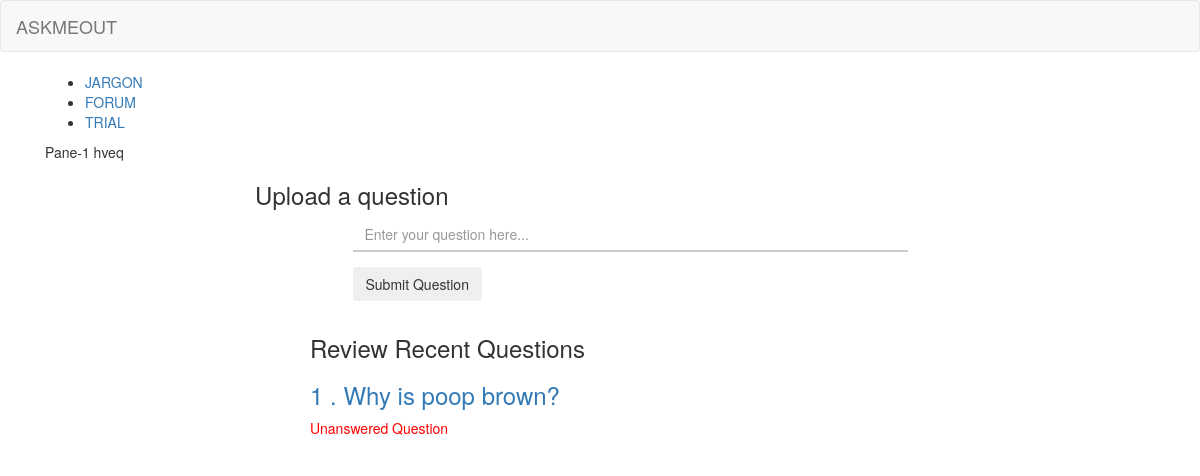
Before: /forum/ with the older database file.
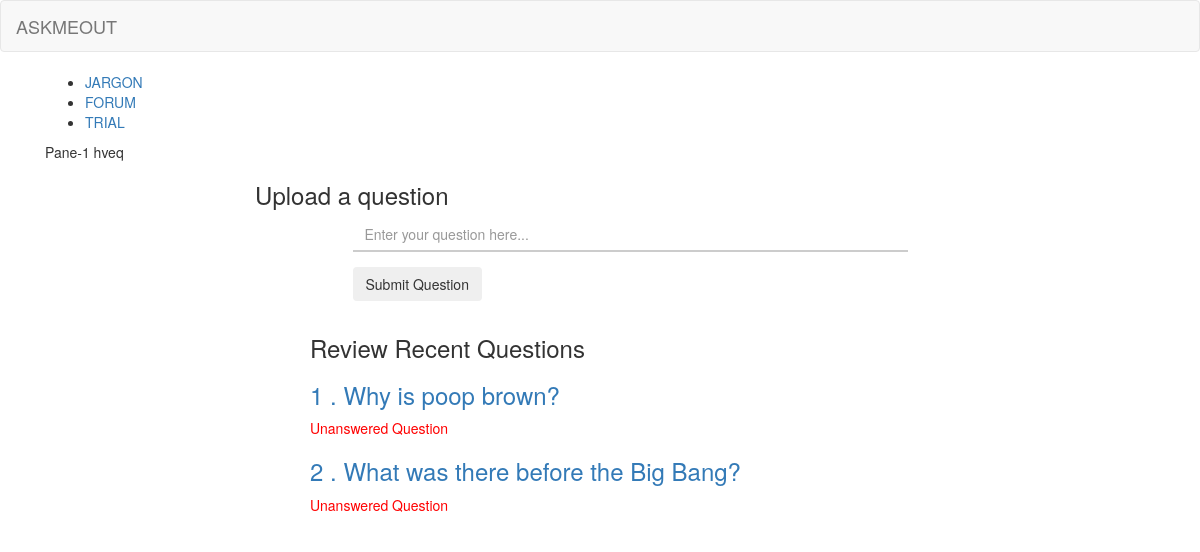
After: the same page with the newer database file.
### app/models.py (models this page shows)
class Question(models.Model):
	name = models.TextField(max_length = 500)
	uid = models.CharField(max_length=500)
	qid=models.IntegerField(primary_key=True)
	boolValue = models.BooleanField(default=False)

### app/views.py (the view)
# urls.py: url(r'^forum/', views.forum),
def forum(request):
    questions = Question.objects.all()
    return render(request, 'forum.html',{'questions':questions})

### app/templates/forum.html (shortened to what this page needs)
{% extends 'base.html' %}
{% block content %}
<ul class="mui-tabs__bar mui-tabs__bar--justified">
  <li><a a href="/jargon" data-mui-toggle="tab" data-mui-controls="pane-justified-1">JARGON</a></li>
  <li class="mui--is-active"><a a href="/forum" data-mui-toggle="tab" data-mui-controls="pane-justified-2">FORUM</a></li>
    <li><a a href="/trial" data-mui-toggle="tab" data-mui-controls="pane-justified-3">TRIAL</a></li>
</ul>
<div class="mui-tabs__pane" id="pane-justified-1">Pane-1 hveq </div>
 <div>
<div class="top-content">
            <div class="inner-bg">
                <div class="container">
                    <div class="row">
                        <div class="col-sm-8 col-sm-offset-2 text">
                            <h3> Upload a question </h3>
                        </div>
                    </div>
                    <div class="row">
                        <div class="col-sm-6 col-sm-offset-3 form-box">
                            <div class="form-bottom contact-form">
                                <form role="form" action="/sentQues/" method="post">{% csrf_token %}
                                    <div class="form-group">
                                        <input type="text" name="qname" placeholder="Enter your question here..." class="contactqname form-control" id="qname">
                                    </div>
                                    <button type="submit" class="btn">Submit Question</button>
                                </form>
                            </div>
                        </div>
                    </div>
                </div>
            </div>
        </div>
</div>
<div class="col-sm-8 col-sm-offset-4 form-box">
<h3>Review Recent Questions</h3>
{% for question in questions %}
        <div class="question">
             <h3><a href="/questionDetail/{{question.qid}}">{{ question.qid }} . {{ question.name }} </a></h3>
            {% if question.boolValue == "True" %}
            <p style="color:green">Answered Question</p>
            {% else %}
            <p style="color:red">Unanswered Question</p>
            {% endif %}
        </div>
    {% endfor %}
 </div>
{% endblock %}

### app/templates/base.html (shortened to what this page needs)
{% load staticfiles %}
<html>
    <head>
        <link rel="stylesheet" type="text/css" href="{% static 'bootstrap/css/bootstrap.min.css' %}">
        <link rel="stylesheet" href="{% static 'css/blog.css' %}">
        <link href="//cdn.muicss.com/mui-0.9.35/css/mui.min.css" rel="stylesheet" type="text/css" />
    </head>
    <body>
        <nav class="navbar navbar-default">
          <div class="container-fluid">
            <div class="navbar-header">
              <a class="navbar-brand" href="/ask">ASKMEOUT</a>
            </div>
            <div class="collapse navbar-collapse" id="bs-example-navbar-collapse-1">
            </div>
          </div>
        </nav>
        <div class="container">
        <div class="content container">
            <div class="row">
                <div class="col-md-8">
                    {% block content %}
                    {% endblock %}
                </div>
            </div>
        </div>
    </div>
    </body>
</html>

### app/static/css/blog.css (style rules this page uses)
.form-control { border-radius: 0; border-color: #ccc; border-width: 0 0 2px 0; border-style: none none solid none; box-shadow: none; }

Changed rows visible on the page:
added Question: qid "2", name "What was there before the Big Bang?", boolValue "Unanswered Question"
